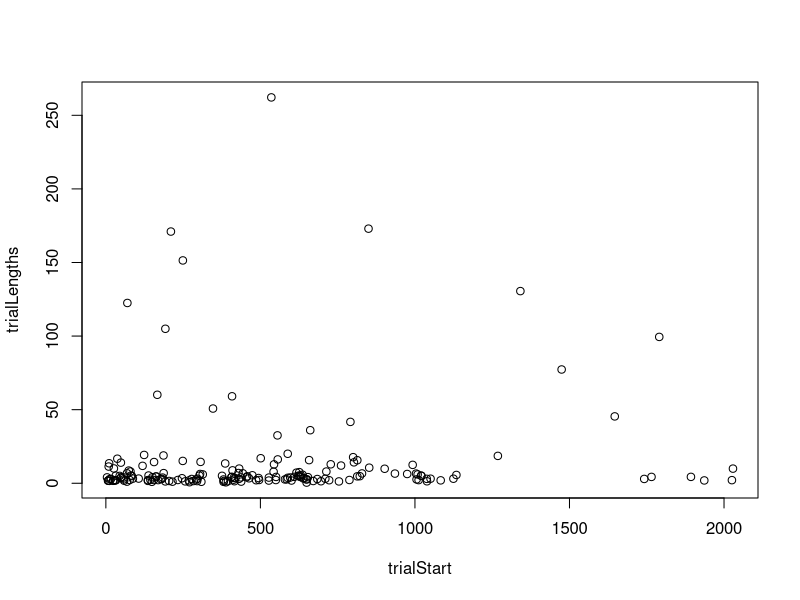
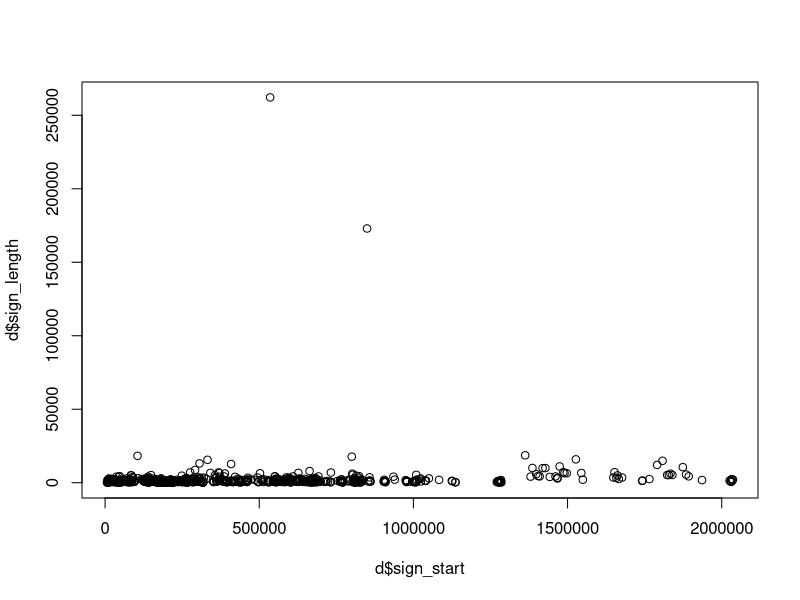
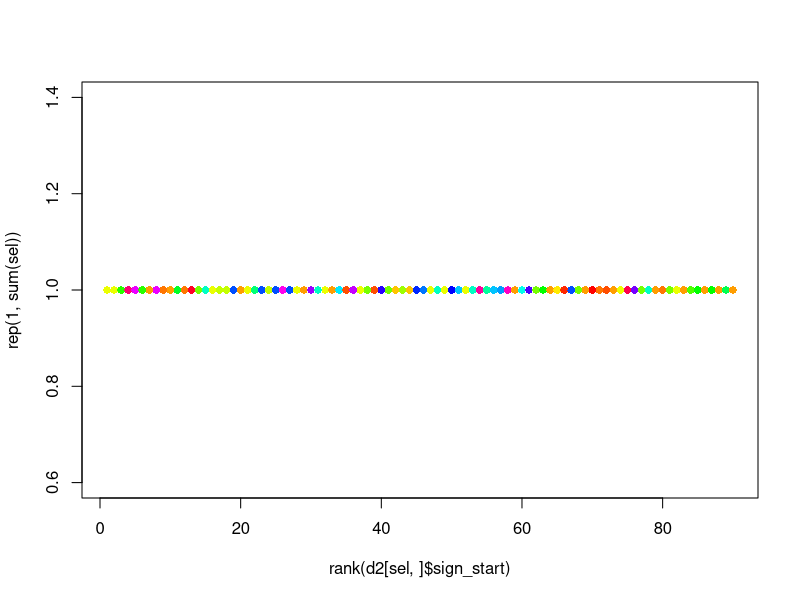

These figures' R source, in order:
setwd("~/Documents/MPI/KangSukColours/ColourExperiment/processing/")


checkIconicity = function(x){
  tx = table(x[x!=''])
  
  if(length(tx)==0){
    return(NA)
  }
  
  if(length(tx)==1){
    return(names(tx)[1])
  } else{
    print(paste("Warning: different iconicity values for sign"))
    print(tx)
    return(names(sort(tx,decreasing = T))[1])
  }
}

getDetails = function(x){
  x = strsplit(x,"_")[[1]]
  y = strsplit(x[5],"-")[[1]]
  return(c(week=as.numeric(x[3]), session=as.numeric(x[4]),y[1],y[2]))
}

  
d = read.csv("../data/processedData/variants.csv", stringsAsFactors = F, quote='')

d[,c("week",'session','part1','part2')] = t(sapply(d$filename,getDetails))

d$week = as.numeric(d$week)

d = d[order(d$week,d$session,d$sign_start),]

# make sure that all iconicity ratings are the same
d$iconic[d$iconic==""] = NA
ndiff = tapply(d$iconic, d$sign_value, function(x){(length(unique(x[!is.na(x)])))})
names(ndiff) = tapply(d$sign_value, d$sign_value, function(x){head(x,1)})
ndiff[ndiff>1]

iconicityMeasures = tapply(d$iconic, d$sign_value, checkIconicity)
d$iconic = iconicityMeasures[d$sign_value]


# trial lengths
trialLengths = tapply(d$trial_length,d$trial_start,head,n=1)/1000
trialStart = tapply(d$trial_start,d$trial_start,head,n=1)/1000

plot(trialLengths~trialStart)

plot(d$sign_length~d$sign_start)

#boxplot(d$sign_length~d$iconic, ylab='Sign duration', xlab='Iconic')

d2 = d[order(d$week,d$session, d$sign_start),]
sel = d2$trial_value=='19' & !d2$T0Check & nchar(d2$sign_value)>0
signs  = unique(d2[sel,]$sign_value)
set.seed(1211)
cols = sample(rainbow(length(signs)))
names(cols) = signs
plot(rank(d2[sel,]$sign_start),rep(1,sum(sel)), col=cols[d2[sel,]$sign_value], pch=16)

tapply(d$sign_value, d$week, function(X){length(unique(X))})



d$speakerName = sapply(1:nrow(d),function(X){
  d[X,c("part1","part2")][,d$speaker[X]]
  })

inventedBy = tapply( d$speakerName, d$sign_value, head,n=1)  
d$inventedBy = inventedBy[d$sign_value]  




d$IX = grepl("IX",d$sign_notes)
d$OS = grepl("OS",d$sign_notes)
d$LW = grepl("LW",d$sign_notes)
d$SE = grepl("SE",d$sign_notes)


d$freq_week_4 = tapply(d[d$week==4,]$sign_value,d[d$week==4,]$sign_value, length)[d$sign_value]

variants = data.frame()
for(colourID in c("18","19")){
  d2 =d[d$trial_value==colourID,]
  
  v = data.frame(colour=colourID,sign=unique(d2[d2$week==1,]$sign_value[nchar(d2[d2$week==1,]$sign_value)>0]), stringsAsFactors = F)
  
  v$freq_week_1 = table(d2[d2$week==1,]$sign_value)[v$sign]
  v$freq_week_4 = table(d2[d2$week==4,]$sign_value)[v$sign]
  v$iconic = tapply(d2$iconic, d2$sign_value, head,n=1)[v$sign]
  v$check = tapply(d2[d2$week==1,]$T0Check,d2[d2$week==1,]$sign_value,function(X){sum(X,na.rm=T)>0})[v$sign]
  v$inventedBy= tapply(d2$inventedBy, d2$sign_value, head, n=1)[v$sign]
  
  variants = rbind(variants,v)

}

variants$iconic[is.na(variants$iconic)] = "No"
variants$freq_week_4[is.na(variants$freq_week_4)] = 0

colourNumbers = c("1","5","7","14",'18','24')

allTargetVars = sort(unique(d[d$trial_value %in% colourNumbers,]$sign_value))

cat(
  paste(paste('"',allTargetVars,'"',sep=''),collapse='\n'),
  file="../processing/ListOfVariants.txt")

write.csv(d, file="../data/processedData/variants_processed.csv")
